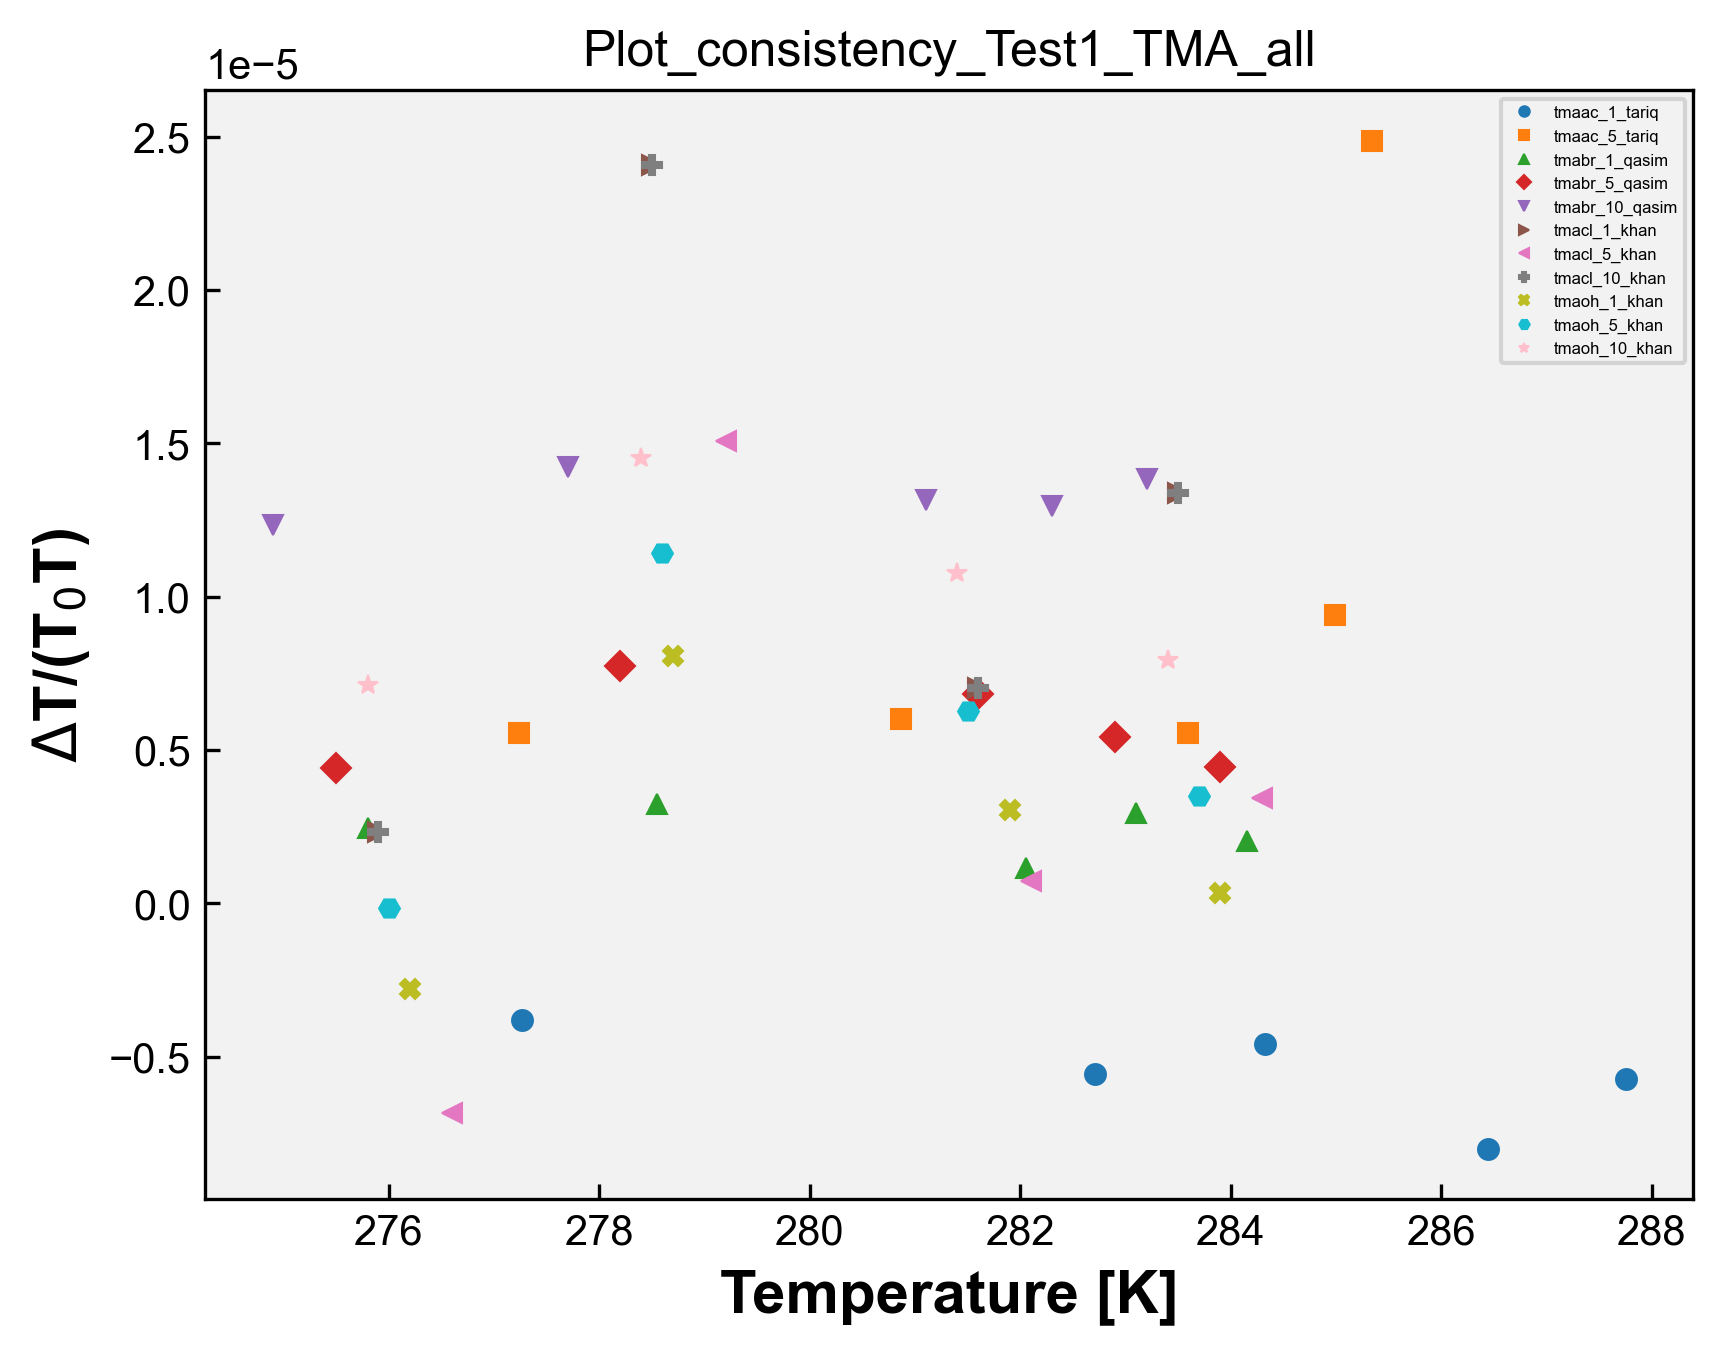

Reproduce this figure in Python.
# Plot_consistency - TMA 
import matplotlib.pyplot as plt
import matplotlib
from matplotlib.font_manager import FontProperties
import pandas as pd
import numpy as np
import openpyxl
import os 

matplotlib.rcParams['font.family'] = "Arial" # change the default font # mudança da fonte 
matplotlib.rcParams['xtick.direction'] = 'in' # change the ticks direction # mudança da direção dos marcadores ao longo dos eixos de um gráfico que indicam valores específicos 
matplotlib.rcParams['ytick.direction'] = 'in'
font = FontProperties() # cria uma instância de propriedades de fontes, tamanho, estilo e família
font.set_family('sans-serif') # 'serif', 'sans-serif', 'cursive', 'fantasy', or 'monospace' # família da fonte 
font.set_name('Arial') # nome da fonte 
font.set_weight('bold') # 'ultralight', 'light', 'normal', 'regular', 'book', 'medium', 'roman', 'semibold', 'demibold', 'demi', 'bold', 'heavy', 'extra bold', 'black' # peso da fonte 
font.set_style('normal') #'normal', 'italic' or 'oblique' # estilo da fonte, negrito, itálico, normal, etc 
font.set_size('x-large') # xx-small', 'x-small', 'small', 'medium', 'large', 'x-large', 'xx-large' # tamanho da fonte 
plt.rcParams['figure.dpi'] = 300 # resolução padrão para as figuras exibidas na tela 
plt.rcParams['savefig.dpi'] = 300 # resolução padrão para as figuras salvas em arquivos PNG, PDF ou SVG 
opt = {'fillstyle':'full','markersize':5,'markeredgewidth':0.5} # aparência dos marcadores, fillstyle: full - estilo de preenchimento markersize: 5 - tamanho do marcador markeredgewidth: 0.5 largura da borda do marcador 
plt.rcParams['figure.facecolor'] = (1.0,1.0,1.0,0.0) # cor de fundo da figura como transparente 
plt.rcParams['axes.facecolor'] = '0.95' # cor de fundo dos eixos como uma tonalidade de cinza claro 
#plt.rcParams['figure.figsize'] = (4,4) # tamanho da figura padrão em polegadas 


caminho_arquivo = 'TMA.xlsx' # caminho do arquivo de DMA 
wb = openpyxl.load_workbook(caminho_arquivo) # ler dados de abas individuais do arquivo Excel sem abrir e fechar repetidamente, mantém aberto. Mais eficiente se você precisa ler dados de várias abas do arquivo. Lista com os nomes de todas as abas do arquivo Excel.
# load_workbook é a função usada para carregar o arquvio Excel

dados_coluna_C_array = [] # matriz para guardar os dados da coluna C de todas as sheet
dados_coluna_I_array = [] # matriz para guardar os dados da coluna I de todas as sheet

nomes_abas = []

for i in wb.sheetnames: # para i dentro da lista wb com os nomes de todas as abas
    nome_aba = wb[i] # obtém o nome da aba na posição i na lista wb, que contém os nomes de todas as abas
    nome_aba_split = nome_aba.title.split("_") # nome_aba é o nome completo da aba. nome_aba.title converte o nome da aba para o formato de título. split("_ ") divide o nome da aba em duas partes usando o caractere "_ "
    if len(nome_aba_split) > 2: # se o nome da aba contiver mais de duas partes 
        nome_aba_split.insert(2, "wt%") # insere wt% entre a segunda e a terceira partes do nome da aba 
        nome_aba_final = "_".join(nome_aba_split) # junta as partes do nome da aba de volta com "_"
        print('nome_aba_final', nome_aba_final)
        nomes_abas.append(nome_aba_final) # adiciona o nome modificado _a lista de nomes das abas 
    else:
        nomes_abas.append(nome_aba.title) # nome da aba não tiver mais de duas partes, adiciona o nome completo da aba à lista nomes_abas (usada na legenda)

    dados_coluna_C = [] # abre uma lista para os dados da coluna C da sheet 
    dados_coluna_I = [] # abre uma lista para os dados da coluna I da sheet

    for j in nome_aba.iter_rows(min_row=2, values_only=True): # iter_rows: permite iterar sobre as linhas dessa aba # min_row=2: especifica a primeira linha a ser considerada, nesse caso, começa na segunda linha, pois a primeira linha geralmente contém os cabeçalhos das colunas # values_only=True: indica que queremos obter apenas os valores das células, sem incluir informações adicionais como formatação, fórmulas ou estilos. 
        dados_coluna_C.append(j[3])
        dados_coluna_I.append(j[10])

    dados_coluna_C_array.append(dados_coluna_C)
    dados_coluna_I_array.append(dados_coluna_I)

print('dados_C', dados_coluna_C_array)
print('dados_I', dados_coluna_I_array)

# Plotagem dos dados:

symbols = ['o', 's', '^', 'D', 'v', '>', '<', 'P', 'X', 'H', '*']  # Exemplos de símbolos

# Vetor de cores
colors = ['#1f77b4', '#ff7f0e', '#2ca02c', '#d62728', '#9467bd', '#8c564b', '#e377c2', '#7f7f7f', '#bcbd22', '#17becf', 'pink']  # Exemplos de cores

for i in range(len(dados_coluna_C_array)):
    x = dados_coluna_C_array[i]
    y = dados_coluna_I_array[i]
    print('x', x)
    print('y', y)
    symbol=symbols[i]
    color=colors[i]
    plt.plot(x, y, marker=symbol, markersize=opt['markersize'], markeredgewidth=opt['markeredgewidth'], fillstyle=opt['fillstyle'], color=color, linestyle='none')

plt.legend(nomes_abas, loc='upper right', fontsize=4, markerscale=0.5)
plt.xlabel('Temperature [K]',fontproperties=font)
plt.ylabel('$\Delta$T/(T$_0$T)',fontproperties=font)
#plt.legend(loc="upper left")

nome_arquivo_python = os.path.basename(__file__) # obter o nome do arquivo python atual
nome_arquivo_sem_extensao = os.path.splitext(nome_arquivo_python)[0] # obter o nome do arquivo sem extensão # [0] vai acessar o primeiro elemento da tupla retornado por path.splitext

plt.title(nome_arquivo_sem_extensao)

plt.savefig(f'{nome_arquivo_sem_extensao}.png',format='png',bbox_inches='tight',
                dpi=300,transparent=False)
plt.show()
